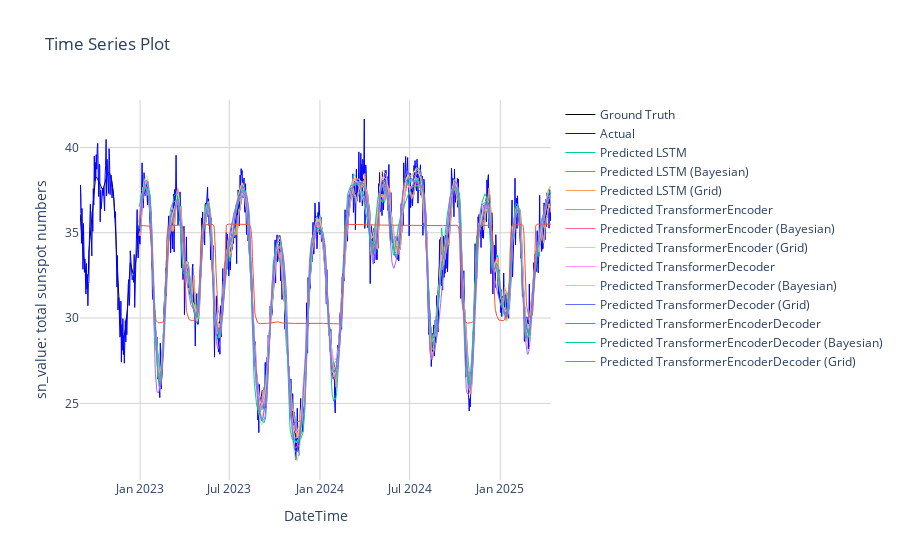

The code cell stored with this chart in its notebook:
### Code cell
# Visualize the result
fig = go.Figure()

# Plot the actual test dataset
fig.add_trace(go.Scatter(x=df.index, y=df['y'],
                         mode='lines',
                         name='Ground Truth',
                         line=dict(color='black', width=1)))

fig.add_trace(go.Scatter(x=df.index, y=df['y_test'],
                         mode='lines',
                         name='Actual',
                         line=dict(color='blue', width=1)))

# Plot predictions

cols_model = ['LSTM', 'TransformerEncoder', 'TransformerDecoder', 'TransformerEncoderDecoder']
cols_tune = ['Bayesian', 'Grid']

for col_model in cols_model:
    for col_tune in cols_tune:
        col = f'{col_model}_{col_tune}'
        name = f'Predicted {col_model} ({col_tune})'
        fig.add_trace(go.Scatter(x=df.index, y=df[col],
                                mode='lines',
                                name=name,                                 
                                line=dict(width=1)))

# Update layout for title, axis labels, and grid
fig.update_layout(
    title='Time Series Plot',
    xaxis_title='DateTime',
    yaxis_title='sn_value: total sunspot numbers',
    hovermode='x unified', # This is useful for time series to see values across traces at a given x
    template='plotly_white' # A clean white background template
)

# Add gridlines
fig.update_xaxes(showgrid=True, gridwidth=1, gridcolor='lightgray')
fig.update_yaxes(showgrid=True, gridwidth=1, gridcolor='lightgray')

fig.show()

### Figure 1 — Plotly figure (JSON) as saved in the notebook; plotly's stock layout.template omitted (floating-point values rounded to 4 significant figures; data arrays with more than 128 entries replaced by an {"elided": "..."} marker saying what was removed)
{"data": [{"line": {"color": "black", "width": 1}, "mode": "lines", "name": "Ground Truth", "type": "scatter", "x": {"elided": "957 str values"}, "y": {"elided": "957 float values"}}, {"line": {"color": "blue", "width": 1}, "mode": "lines", "name": "Actual", "type": "scatter", "x": {"elided": "957 str values"}, "y": {"elided": "957 float values"}}, {"line": {"width": 1}, "mode": "lines", "name": "Predicted LSTM", "type": "scatter", "x": {"elided": "957 str values"}, "y": {"elided": "957 float values"}}, {"line": {"width": 1}, "mode": "lines", "name": "Predicted LSTM (Bayesian)", "type": "scatter", "x": {"elided": "957 str values"}, "y": {"elided": "957 float values"}}, {"line": {"width": 1}, "mode": "lines", "name": "Predicted LSTM (Grid)", "type": "scatter", "x": {"elided": "957 str values"}, "y": {"elided": "957 float values"}}, {"line": {"width": 1}, "mode": "lines", "name": "Predicted TransformerEncoder", "type": "scatter", "x": {"elided": "957 str values"}, "y": {"elided": "957 float values"}}, {"line": {"width": 1}, "mode": "lines", "name": "Predicted TransformerEncoder (Bayesian)", "type": "scatter", "x": {"elided": "957 str values"}, "y": {"elided": "957 float values"}}, {"line": {"width": 1}, "mode": "lines", "name": "Predicted TransformerEncoder (Grid)", "type": "scatter", "x": {"elided": "957 str values"}, "y": {"elided": "957 float values"}}, {"line": {"width": 1}, "mode": "lines", "name": "Predicted TransformerDecoder", "type": "scatter", "x": {"elided": "957 str values"}, "y": {"elided": "957 float values"}}, {"line": {"width": 1}, "mode": "lines", "name": "Predicted TransformerDecoder (Bayesian)", "type": "scatter", "x": {"elided": "957 str values"}, "y": {"elided": "957 float values"}}, {"line": {"width": 1}, "mode": "lines", "name": "Predicted TransformerDecoder (Grid)", "type": "scatter", "x": {"elided": "957 str values"}, "y": {"elided": "957 float values"}}, {"line": {"width": 1}, "mode": "lines", "name": "Predicted TransformerEncoderDecoder", "type": "scatter", "x": {"elided": "957 str values"}, "y": {"elided": "957 float values"}}, {"line": {"width": 1}, "mode": "lines", "name": "Predicted TransformerEncoderDecoder (Bayesian)", "type": "scatter", "x": {"elided": "957 str values"}, "y": {"elided": "957 float values"}}, {"line": {"width": 1}, "mode": "lines", "name": "Predicted TransformerEncoderDecoder (Grid)", "type": "scatter", "x": {"elided": "957 str values"}, "y": {"elided": "957 float values"}}], "layout": {"hovermode": "x unified", "title": {"text": "Time Series Plot"}, "xaxis": {"gridcolor": "lightgray", "gridwidth": 1, "showgrid": true, "title": {"text": "DateTime"}}, "yaxis": {"gridcolor": "lightgray", "gridwidth": 1, "showgrid": true, "title": {"text": "sn_value: total sunspot numbers"}}}}
